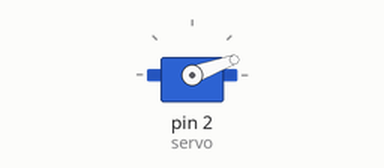
Recording of a sketch running on a simulated Arduino Uno, built with avr-gcc and run on an emulated ATmega328P. Shown: servo.

Above: at 2.05 s.
Timing chart, 0 to 6.6 s (numbered marks = the images above):
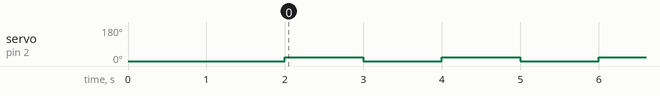

The sketch:

main.ino
```cpp
/*
Created by: Andre Deveau
Created on: October 2023
Rotates a servo
*/

#include <Servo.h>

Servo servo;

void setup() {
  servo.attach(2);
  servo.write(0);
  delay(2000);

}

void loop() {
  servo.write(20);
  delay(1000);
  servo.write(0);
  delay(1000);

}
```

Measured:
- by itself, servo on pin 2 (servo): alternates 20° for 1.0 s and 0° for 1.0 s
